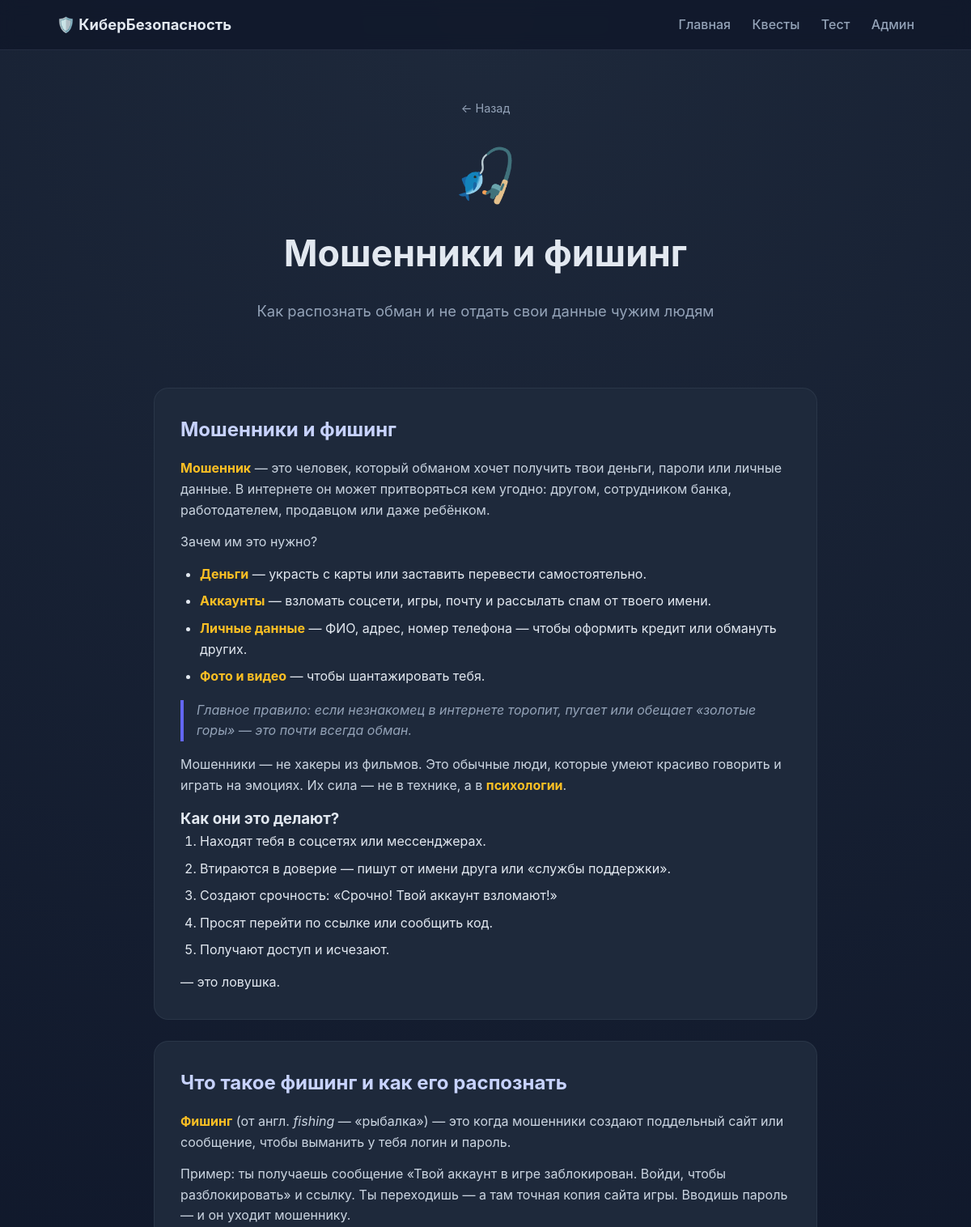
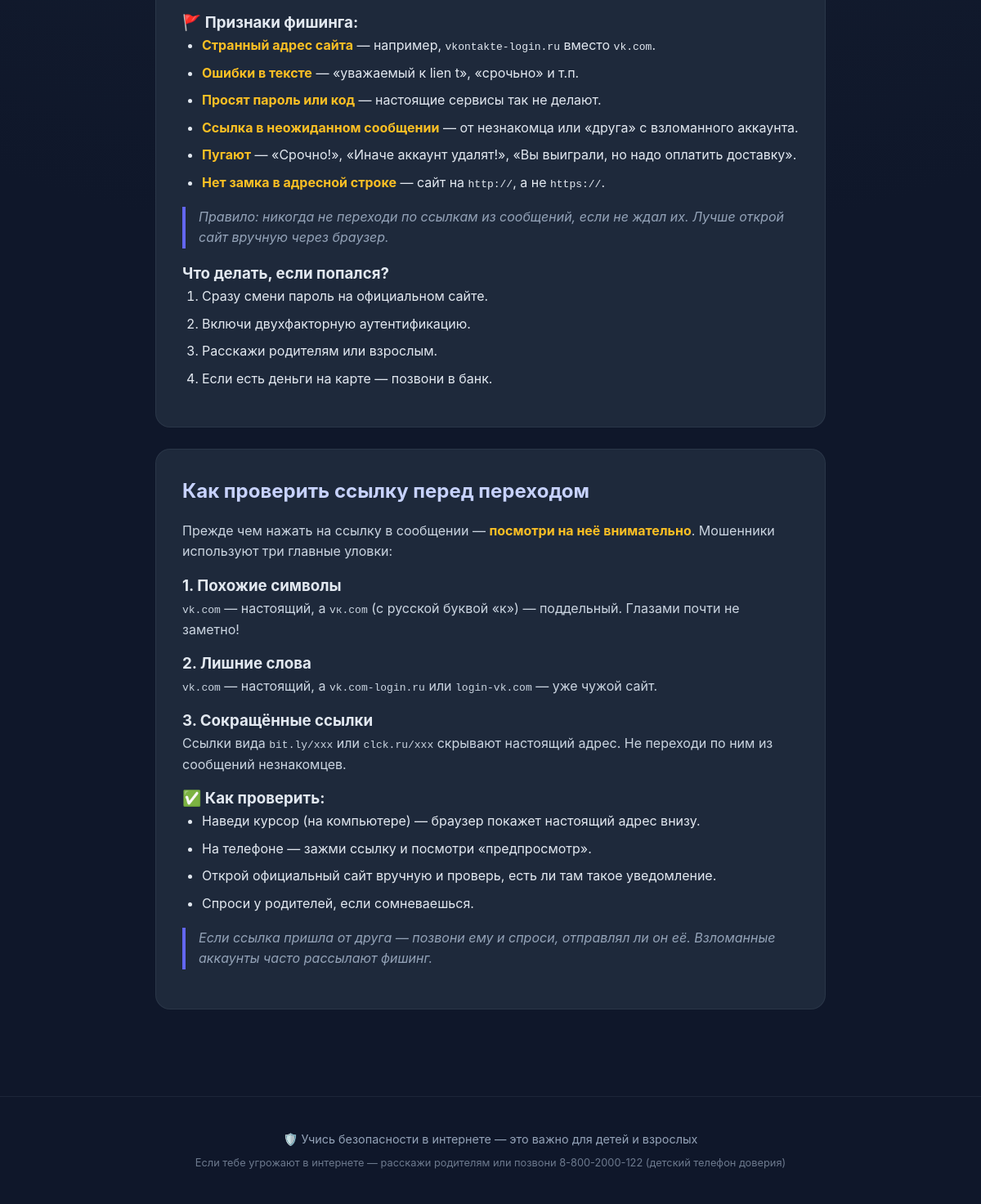
The app's page /section/scammers/ with its own data (2 pictures, top to bottom).
### core/models.py (models this page shows, shortened)
class Section(models.Model):
    title = models.CharField('Заголовок', max_length=200)
    slug = models.SlugField('URL', unique=True)
    icon = models.CharField('Иконка (эмодзи)', max_length=10, default='🛡️')
    short_description = models.CharField('Краткое описание', max_length=300)
    color = models.CharField('Цвет (hex)', max_length=7, default='#4f46e5')
    order = models.PositiveIntegerField('Порядок', default=0)
    class Meta:
        ordering = ['order']
        verbose_name = 'Раздел'
        verbose_name_plural = 'Разделы'

class Article(models.Model):
    section = models.ForeignKey(Section, related_name='articles',
                                on_delete=models.CASCADE, verbose_name='Раздел')
    title = models.CharField('Заголовок', max_length=200)
    content = models.TextField('Содержимое (HTML)')
    image = models.ImageField('Картинка', upload_to='articles/', blank=True, null=True)
    order = models.PositiveIntegerField('Порядок', default=0)
    class Meta:
        ordering = ['order']
        verbose_name = 'Статья'
        verbose_name_plural = 'Статьи'

### core/views.py (the view)
# urls.py: path('section/<slug:slug>/', views.section_detail, name='section'),
def section_detail(request, slug):
    section = get_object_or_404(Section, slug=slug)
    articles = section.articles.all()
    return render(request, 'core/section.html', {
        'section': section,
        'articles': articles,
    })

### core/templates/core/section.html (shortened to what this page needs)
{% extends 'core/base.html' %}
{% block content %}
<section class="section-header" style="--accent: {{ section.color }}">
  <div class="container">
    <a href="{% url 'home' %}" class="back">← Назад</a>
    <div class="big-icon">{{ section.icon }}</div>
    <h1>{{ section.title }}</h1>
    <p class="lead">{{ section.short_description }}</p>
  </div>
</section>
<section class="container articles">
  {% for a in articles %}
  <article class="article">
    <h2>{{ a.title }}</h2>
    <div class="content">{{ a.content|safe }}</div>
  </article>
  {% empty %}
  <p class="empty">Статьи скоро появятся.</p>
  {% endfor %}
</section>
{% endblock %}

### static/css/style.css (style rules this page uses)
:root { --bg: #0f172a; --card: #1e293b; --text: #e2e8f0; --muted: #94a3b8; --primary: #6366f1; --radius: 18px; }
* { box-sizing: border-box; margin: 0; padding: 0; }
body { font-family: 'Inter', -apple-system, 'Segoe UI', Roboto, sans-serif; background: radial-gradient(circle at top, #1e293b, #0f172a 60%); color: var(--text); line-height: 1.6; min-height: 100vh; display: flex; flex-direction: column; }
.container { max-width: 1100px; margin: 0 auto; padding: 0 20px; }
.lead { color: var(--muted); font-size: 1.15rem; max-width: 640px; margin: 20px auto; }
.section-header { padding: 60px 0 40px; background: linear-gradient(180deg, var(--accent, #6366f1)15, transparent); text-align: center; }
.section-header .big-icon { font-size: 4rem; }
.section-header h1 { font-size: clamp(1.8rem, 4vw, 2.8rem); margin: 10px 0; }
.back { color: var(--muted); text-decoration: none; font-size: .9rem; display: block; margin-bottom: 20px; }
.articles { padding: 20px 0 80px; max-width: 820px; }
.article { background: var(--card); border-radius: var(--radius); padding: 32px; margin-bottom: 26px; border: 1px solid rgba(148,163,184,.1); }
.article h2 { font-size: 1.5rem; margin-bottom: 16px; color: #c7d2fe; }
.article .content p { margin-bottom: 14px; color: #cbd5e1; }
.article .content ul, .article .content ol { padding-left: 24px; margin-bottom: 14px; }
.article .content li { margin-bottom: 8px; }
.article .content strong { color: #fbbf24; }
.article .content blockquote { border-left: 4px solid var(--primary); padding-left: 16px; color: var(--muted); font-style: italic; margin: 16px 0; }

### records on screen
Section: icon "🎣", title "Мошенники и фишинг", short_description "Как распознать обман и не отдать свои данные чужим людям"
Article: title "Мошенники и фишинг", content "Мошенник — это человек, который обманом хочет получить твои деньги, пароли или личные данные. В интернете он может притворяться кем угодно: другом, сотрудником банка, работодателем, продавцом или даже ребёнком. Зачем им это нужно? Деньги — украсть с карты или заставить перевести самостоятельно. Аккаунты — взломать соцсети, игры, почту и рассылать спам от твоего имени. Личные данные — ФИО, адрес, номер телефона — чтобы оформить кредит или обмануть других. Фото и видео — чтобы шантажировать тебя. Главное правило: если незнакомец в интернете торопит, пугает или обещает «золотые горы» — это почти всегда обман. Мошенники — не хакеры из фильмов. Это обычные люди, которые умеют красиво говорить и…"
Article: title "Что такое фишинг и как его распознать", content "Фишинг (от англ. fishing — «рыбалка») — это когда мошенники создают поддельный сайт или сообщение, чтобы выманить у тебя логин и пароль. Пример: ты получаешь сообщение «Твой аккаунт в игре заблокирован. Войди, чтобы разблокировать» и ссылку. Ты переходишь — а там точная копия сайта игры. Вводишь пароль — и он уходит мошеннику. 🚩 Признаки фишинга: Странный адрес сайта — например, vkontakte-login.ru вместо vk.com . Ошибки в тексте — «уважаемый к lien t», «срочьно» и т.п. Просят пароль или код — настоящие сервисы так не делают. Ссылка в неожиданном сообщении — от незнакомца или «друга» с взломанного аккаунта. Пугают — «Срочно!», «Иначе аккаунт удалят!», «Вы выиграли, но надо оплатить…"
Article: title "Как проверить ссылку перед переходом", content "Прежде чем нажать на ссылку в сообщении — посмотри на неё внимательно . Мошенники используют три главные уловки: 1. Похожие символы vk.com — настоящий, а vк.com (с русской буквой «к») — поддельный. Глазами почти не заметно! 2. Лишние слова vk.com — настоящий, а vk.com-login.ru или login-vk.com — уже чужой сайт. 3. Сокращённые ссылки Ссылки вида bit.ly/xxx или clck.ru/xxx скрывают настоящий адрес. Не переходи по ним из сообщений незнакомцев. ✅ Как проверить: Наведи курсор (на компьютере) — браузер покажет настоящий адрес внизу. На телефоне — зажми ссылку и посмотри «предпросмотр». Открой официальный сайт вручную и проверь, есть ли там такое уведомление. Спроси у родителей, если сомневаешься.…"
